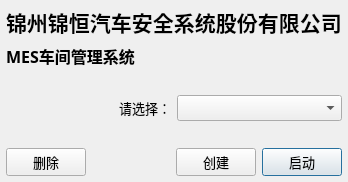
<?xml version="1.0" encoding="UTF-8"?>
<ui version="4.0">
 <class>DialogStartup</class>
 <widget class="QDialog" name="DialogStartup">
  <property name="geometry">
   <rect>
    <x>0</x>
    <y>0</y>
    <width>348</width>
    <height>182</height>
   </rect>
  </property>
  <property name="font">
   <font>
    <family>微软雅黑</family>
    <pointsize>10</pointsize>
   </font>
  </property>
  <property name="windowTitle">
   <string>启动页</string>
  </property>
  <layout class="QVBoxLayout" name="verticalLayout01">
   <property name="leftMargin">
    <number>6</number>
   </property>
   <property name="topMargin">
    <number>6</number>
   </property>
   <property name="rightMargin">
    <number>6</number>
   </property>
   <property name="bottomMargin">
    <number>6</number>
   </property>
   <item>
    <widget class="QLabel" name="labelTitle">
     <property name="font">
      <font>
       <pointsize>16</pointsize>
       <weight>75</weight>
       <bold>true</bold>
      </font>
     </property>
     <property name="text">
      <string>锦州锦恒汽车安全系统股份有限公司</string>
     </property>
    </widget>
   </item>
   <item>
    <widget class="QLabel" name="labelSubTitle">
     <property name="font">
      <font>
       <pointsize>12</pointsize>
       <weight>75</weight>
       <bold>true</bold>
      </font>
     </property>
     <property name="text">
      <string>MES车间管理系统</string>
     </property>
    </widget>
   </item>
   <item>
    <spacer name="verticalSpacer01">
     <property name="orientation">
      <enum>Qt::Vertical</enum>
     </property>
     <property name="sizeHint" stdset="0">
      <size>
       <width>20</width>
       <height>97</height>
      </size>
     </property>
    </spacer>
   </item>
   <item>
    <layout class="QHBoxLayout" name="horizontalLayout01">
     <item>
      <widget class="QLabel" name="label01">
       <property name="text">
        <string>请选择：</string>
       </property>
       <property name="alignment">
        <set>Qt::AlignRight|Qt::AlignTrailing|Qt::AlignVCenter</set>
       </property>
      </widget>
     </item>
     <item>
      <widget class="QComboBox" name="comboSelect"/>
     </item>
    </layout>
   </item>
   <item>
    <spacer name="verticalSpacer02">
     <property name="orientation">
      <enum>Qt::Vertical</enum>
     </property>
     <property name="sizeHint" stdset="0">
      <size>
       <width>20</width>
       <height>97</height>
      </size>
     </property>
    </spacer>
   </item>
   <item>
    <layout class="QHBoxLayout" name="horizontalLayout02">
     <item>
      <widget class="QPushButton" name="buttonDelete">
       <property name="text">
        <string>删除</string>
       </property>
      </widget>
     </item>
     <item>
      <spacer name="horizontalSpacer">
       <property name="orientation">
        <enum>Qt::Horizontal</enum>
       </property>
       <property name="sizeHint" stdset="0">
        <size>
         <width>40</width>
         <height>20</height>
        </size>
       </property>
      </spacer>
     </item>
     <item>
      <widget class="QPushButton" name="buttonCreate">
       <property name="text">
        <string>创建</string>
       </property>
      </widget>
     </item>
     <item>
      <widget class="QPushButton" name="buttonStart">
       <property name="text">
        <string>启动</string>
       </property>
       <property name="default">
        <bool>true</bool>
       </property>
      </widget>
     </item>
    </layout>
   </item>
  </layout>
 </widget>
 <resources/>
 <connections/>
</ui>
